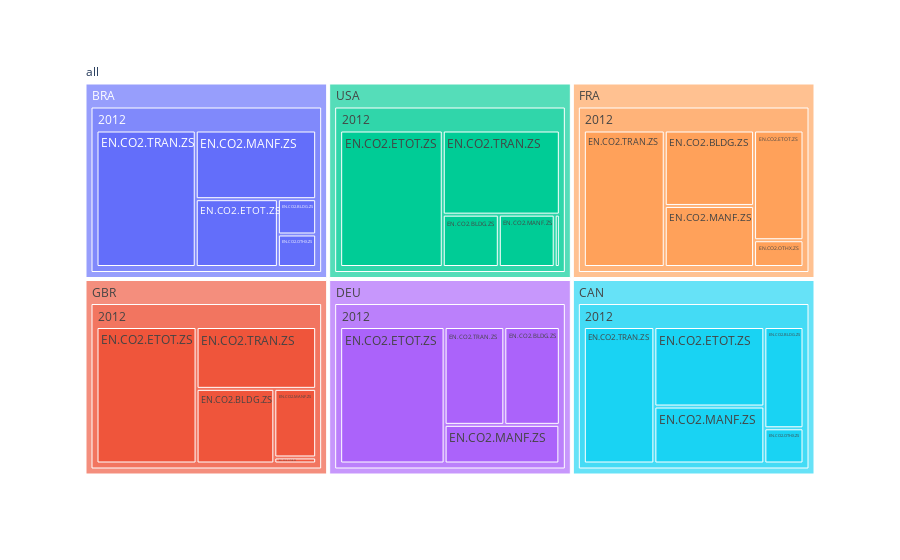

Notebook source saved alongside this figure:
### Code cell
px.treemap(data_full_countries[data_full_countries['Year']>=2012], path=[px.Constant("all"), 'CountryCode', 'Year', 'IndicatorCode'], values='Value')

### Figure 1 — Plotly figure (JSON) as saved in the notebook; plotly's stock layout.template omitted (floating-point values rounded to 4 significant figures)
{"data": [{"branchvalues": "total", "domain": {"x": [0, 1], "y": [0, 1]}, "hovertemplate": "labels=%{label}<br>Value=%{value}<br>parent=%{parent}<br>id=%{id}<extra></extra>", "ids": ["all/BRA/2012/EN.CO2.BLDG.ZS", "all/CAN/2012/EN.CO2.BLDG.ZS", "all/DEU/2012/EN.CO2.BLDG.ZS", "all/FRA/2012/EN.CO2.BLDG.ZS", "all/GBR/2012/EN.CO2.BLDG.ZS", "all/USA/2012/EN.CO2.BLDG.ZS", "all/BRA/2012/EN.CO2.ETOT.ZS", "all/CAN/2012/EN.CO2.ETOT.ZS", "all/DEU/2012/EN.CO2.ETOT.ZS", "all/FRA/2012/EN.CO2.ETOT.ZS", "all/GBR/2012/EN.CO2.ETOT.ZS", "all/USA/2012/EN.CO2.ETOT.ZS", "all/BRA/2012/EN.CO2.MANF.ZS", "all/CAN/2012/EN.CO2.MANF.ZS", "all/DEU/2012/EN.CO2.MANF.ZS", "all/FRA/2012/EN.CO2.MANF.ZS", "all/GBR/2012/EN.CO2.MANF.ZS", "all/USA/2012/EN.CO2.MANF.ZS", "all/BRA/2012/EN.CO2.OTHX.ZS", "all/CAN/2012/EN.CO2.OTHX.ZS", "all/DEU/2012/EN.CO2.OTHX.ZS", "all/FRA/2012/EN.CO2.OTHX.ZS", "all/GBR/2012/EN.CO2.OTHX.ZS", "all/USA/2012/EN.CO2.OTHX.ZS", "all/BRA/2012/EN.CO2.TRAN.ZS", "all/CAN/2012/EN.CO2.TRAN.ZS", "all/DEU/2012/EN.CO2.TRAN.ZS", "all/FRA/2012/EN.CO2.TRAN.ZS", "all/GBR/2012/EN.CO2.TRAN.ZS", "all/USA/2012/EN.CO2.TRAN.ZS", "all/BRA/2012", "all/CAN/2012", "all/DEU/2012", "all/FRA/2012", "all/GBR/2012", "all/USA/2012", "all/BRA", "all/CAN", "all/DEU", "all/FRA", "all/GBR", "all/USA", "all"], "labels": ["EN.CO2.BLDG.ZS", "EN.CO2.BLDG.ZS", "EN.CO2.BLDG.ZS", "EN.CO2.BLDG.ZS", "EN.CO2.BLDG.ZS", "EN.CO2.BLDG.ZS", "EN.CO2.ETOT.ZS", "EN.CO2.ETOT.ZS", "EN.CO2.ETOT.ZS", "EN.CO2.ETOT.ZS", "EN.CO2.ETOT.ZS", "EN.CO2.ETOT.ZS", "EN.CO2.MANF.ZS", "EN.CO2.MANF.ZS", "EN.CO2.MANF.ZS", "EN.CO2.MANF.ZS", "EN.CO2.MANF.ZS", "EN.CO2.MANF.ZS", "EN.CO2.OTHX.ZS", "EN.CO2.OTHX.ZS", "EN.CO2.OTHX.ZS", "EN.CO2.OTHX.ZS", "EN.CO2.OTHX.ZS", "EN.CO2.OTHX.ZS", "EN.CO2.TRAN.ZS", "EN.CO2.TRAN.ZS", "EN.CO2.TRAN.ZS", "EN.CO2.TRAN.ZS", "EN.CO2.TRAN.ZS", "EN.CO2.TRAN.ZS", "2012", "2012", "2012", "2012", "2012", "2012", "BRA", "CAN", "DEU", "FRA", "GBR", "USA", "all"], "name": "", "parents": ["all/BRA/2012", "all/CAN/2012", "all/DEU/2012", "all/FRA/2012", "all/GBR/2012", "all/USA/2012", "all/BRA/2012", "all/CAN/2012", "all/DEU/2012", "all/FRA/2012", "all/GBR/2012", "all/USA/2012", "all/BRA/2012", "all/CAN/2012", "all/DEU/2012", "all/FRA/2012", "all/GBR/2012", "all/USA/2012", "all/BRA/2012", "all/CAN/2012", "all/DEU/2012", "all/FRA/2012", "all/GBR/2012", "all/USA/2012", "all/BRA/2012", "all/CAN/2012", "all/DEU/2012", "all/FRA/2012", "all/GBR/2012", "all/USA/2012", "all/BRA", "all/CAN", "all/DEU", "all/FRA", "all/GBR", "all/USA", "all", "all", "all", "all", "all", "all", ""], "type": "treemap", "values": [4.507, 13.23, 18.12, 22.48, 19.36, 9.786, 18.58, 29.17, 47.54, 18.09, 45.55, 46.7, 27.58, 20.89, 14.79, 18.19, 9.577, 9.763, 4.152, 4.598, 0.06223, 4.415, 0.8416, 0.8937, 45.18, 32.11, 19.49, 36.83, 24.67, 32.86, 100.0, 100.0, 100.0, 100.0, 100.0, 100.0, 100.0, 100.0, 100.0, 100.0, 100.0, 100.0, 600.0]}], "layout": {"legend": {"tracegroupgap": 0}, "margin": {"t": 60}}}
